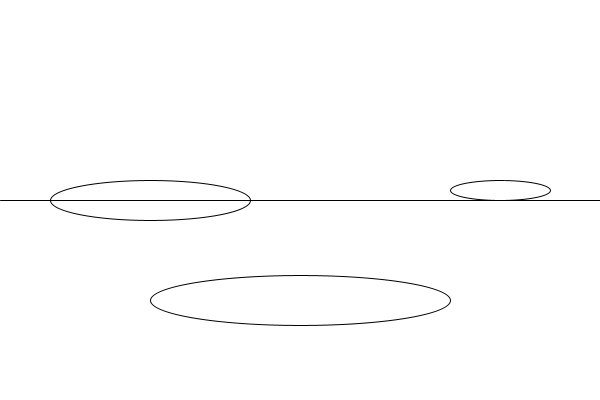
Frame 1 (no input)
Frame 60 (the mouse pressed at the canvas centre just before this capture): identical to frame 1, image omitted
Frame 120 (the mouse held since frame 60 and released just before this capture): identical to frame 1, image omitted

The Processing sketch that drew this single still picture (run headless with seeded random() and noise(); from frame 60 on, the mouse is pressed at the canvas centre):

// Processing sketch: sketching_burger_game
// ── sketching_burger_game.pde

int x=500;
int y=190;
int Vx=10;
int Vy=2;


int a=160;
int b=200;
int Va=10;
int Vb=2;

void setup(){
  size(600,400);
  background(#ffffff);
  ellipse(150,200,200,40);//pan
  ellipse(300,300,300,50);//plate dummy
  ellipse(500,190,100,20);//patty
  line(0,200,600,200); 
}

void draw() {
  
  if (mousePressed==true && mouseX>450 && mouseX<550 && mouseY>180 && mouseY<200){
  x= x-Vx;
  y= y-Vy;
  ellipse(x,y,100,20);
  }
  
  if (x <160){
    x =160;
  }
  
  if (y<150){
    Vy= Vy*-1;
  }
  
  if (y>200){
    y=200;
  }
  
  if (mousePressed==true && mouseX<260 && mouseY>160 && mouseY<210){
     a= a+Va;
  b= b+Vb;
  ellipse(a,b,100,20);
  }
  
  if (a>300){
  a=300;
  }
  
  if (b>280){
  Vb=280;
  }
}
